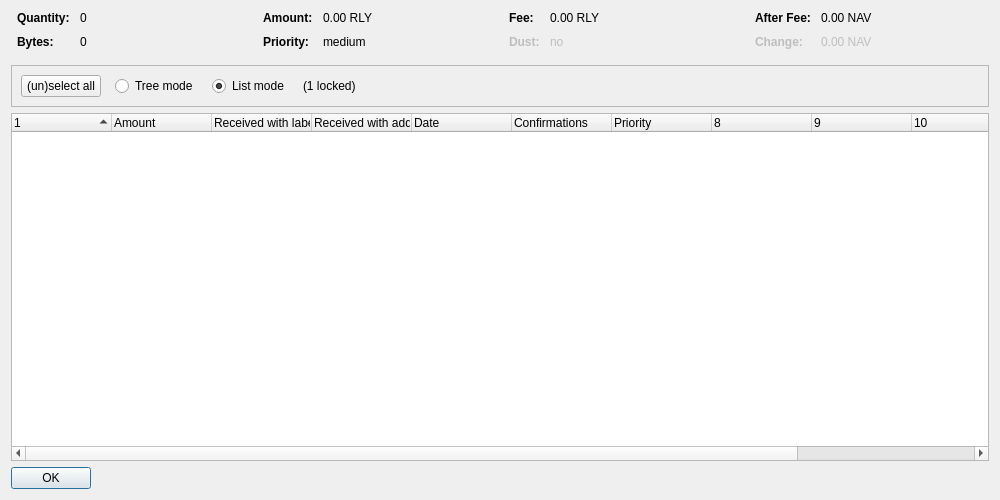
<?xml version="1.0" encoding="UTF-8"?>
<ui version="4.0">
 <class>CoinControlDialog</class>
 <widget class="QDialog" name="CoinControlDialog">
  <property name="geometry">
   <rect>
    <x>0</x>
    <y>0</y>
    <width>1000</width>
    <height>500</height>
   </rect>
  </property>
  <property name="windowTitle">
   <string>Coin Selection</string>
  </property>
  <property name="styleSheet">
   <string notr="true"/>
  </property>
  <layout class="QVBoxLayout" name="verticalLayout">
   <item>
    <layout class="QHBoxLayout" name="horizontalLayoutTop" stretch="0,0,0,0">
     <property name="topMargin">
      <number>0</number>
     </property>
     <property name="bottomMargin">
      <number>10</number>
     </property>
     <item>
      <layout class="QFormLayout" name="formLayoutCoinControl1">
       <property name="horizontalSpacing">
        <number>10</number>
       </property>
       <property name="verticalSpacing">
        <number>10</number>
       </property>
       <property name="leftMargin">
        <number>6</number>
       </property>
       <property name="rightMargin">
        <number>6</number>
       </property>
       <item row="0" column="0">
        <widget class="QLabel" name="labelCoinControlQuantityText">
         <property name="font">
          <font>
           <weight>75</weight>
           <bold>true</bold>
          </font>
         </property>
         <property name="text">
          <string>Quantity:</string>
         </property>
        </widget>
       </item>
       <item row="0" column="1">
        <widget class="QLabel" name="labelCoinControlQuantity">
         <property name="cursor">
          <cursorShape>IBeamCursor</cursorShape>
         </property>
         <property name="contextMenuPolicy">
          <enum>Qt::ActionsContextMenu</enum>
         </property>
         <property name="text">
          <string notr="true">0</string>
         </property>
         <property name="textInteractionFlags">
          <set>Qt::LinksAccessibleByMouse|Qt::TextSelectableByKeyboard|Qt::TextSelectableByMouse</set>
         </property>
        </widget>
       </item>
       <item row="1" column="0">
        <widget class="QLabel" name="labelCoinControlBytesText">
         <property name="font">
          <font>
           <weight>75</weight>
           <bold>true</bold>
          </font>
         </property>
         <property name="text">
          <string>Bytes:</string>
         </property>
        </widget>
       </item>
       <item row="1" column="1">
        <widget class="QLabel" name="labelCoinControlBytes">
         <property name="cursor">
          <cursorShape>IBeamCursor</cursorShape>
         </property>
         <property name="contextMenuPolicy">
          <enum>Qt::ActionsContextMenu</enum>
         </property>
         <property name="text">
          <string notr="true">0</string>
         </property>
         <property name="textInteractionFlags">
          <set>Qt::LinksAccessibleByMouse|Qt::TextSelectableByKeyboard|Qt::TextSelectableByMouse</set>
         </property>
        </widget>
       </item>
      </layout>
     </item>
     <item>
      <layout class="QFormLayout" name="formLayoutCoinControl2">
       <property name="horizontalSpacing">
        <number>10</number>
       </property>
       <property name="verticalSpacing">
        <number>10</number>
       </property>
       <property name="leftMargin">
        <number>6</number>
       </property>
       <property name="rightMargin">
        <number>6</number>
       </property>
       <item row="0" column="0">
        <widget class="QLabel" name="labelCoinControlAmountText">
         <property name="font">
          <font>
           <weight>75</weight>
           <bold>true</bold>
          </font>
         </property>
         <property name="text">
          <string>Amount:</string>
         </property>
        </widget>
       </item>
       <item row="0" column="1">
        <widget class="QLabel" name="labelCoinControlAmount">
         <property name="cursor">
          <cursorShape>IBeamCursor</cursorShape>
         </property>
         <property name="contextMenuPolicy">
          <enum>Qt::ActionsContextMenu</enum>
         </property>
         <property name="text">
          <string notr="true">0.00 RLY</string>
         </property>
         <property name="textInteractionFlags">
          <set>Qt::LinksAccessibleByMouse|Qt::TextSelectableByKeyboard|Qt::TextSelectableByMouse</set>
         </property>
        </widget>
       </item>
       <item row="1" column="0">
        <widget class="QLabel" name="labelCoinControlPriorityText">
         <property name="font">
          <font>
           <weight>75</weight>
           <bold>true</bold>
          </font>
         </property>
         <property name="text">
          <string>Priority:</string>
         </property>
        </widget>
       </item>
       <item row="1" column="1">
        <widget class="QLabel" name="labelCoinControlPriority">
         <property name="cursor">
          <cursorShape>IBeamCursor</cursorShape>
         </property>
         <property name="contextMenuPolicy">
          <enum>Qt::ActionsContextMenu</enum>
         </property>
         <property name="text">
          <string notr="true">medium</string>
         </property>
         <property name="textInteractionFlags">
          <set>Qt::LinksAccessibleByMouse|Qt::TextSelectableByKeyboard|Qt::TextSelectableByMouse</set>
         </property>
        </widget>
       </item>
      </layout>
     </item>
     <item>
      <layout class="QFormLayout" name="formLayoutCoinControl3">
       <property name="horizontalSpacing">
        <number>10</number>
       </property>
       <property name="verticalSpacing">
        <number>10</number>
       </property>
       <property name="leftMargin">
        <number>6</number>
       </property>
       <property name="rightMargin">
        <number>6</number>
       </property>
       <item row="0" column="0">
        <widget class="QLabel" name="labelCoinControlFeeText">
         <property name="font">
          <font>
           <weight>75</weight>
           <bold>true</bold>
          </font>
         </property>
         <property name="text">
          <string>Fee:</string>
         </property>
        </widget>
       </item>
       <item row="0" column="1">
        <widget class="QLabel" name="labelCoinControlFee">
         <property name="cursor">
          <cursorShape>IBeamCursor</cursorShape>
         </property>
         <property name="contextMenuPolicy">
          <enum>Qt::ActionsContextMenu</enum>
         </property>
         <property name="text">
          <string notr="true">0.00 RLY</string>
         </property>
         <property name="textInteractionFlags">
          <set>Qt::LinksAccessibleByMouse|Qt::TextSelectableByKeyboard|Qt::TextSelectableByMouse</set>
         </property>
        </widget>
       </item>
       <item row="1" column="0">
        <widget class="QLabel" name="labelCoinControlLowOutputText">
         <property name="enabled">
          <bool>false</bool>
         </property>
         <property name="font">
          <font>
           <weight>75</weight>
           <bold>true</bold>
          </font>
         </property>
         <property name="text">
          <string>Dust:</string>
         </property>
        </widget>
       </item>
       <item row="1" column="1">
        <widget class="QLabel" name="labelCoinControlLowOutput">
         <property name="enabled">
          <bool>false</bool>
         </property>
         <property name="cursor">
          <cursorShape>IBeamCursor</cursorShape>
         </property>
         <property name="contextMenuPolicy">
          <enum>Qt::ActionsContextMenu</enum>
         </property>
         <property name="text">
          <string notr="true">no</string>
         </property>
         <property name="textInteractionFlags">
          <set>Qt::LinksAccessibleByMouse|Qt::TextSelectableByKeyboard|Qt::TextSelectableByMouse</set>
         </property>
        </widget>
       </item>
      </layout>
     </item>
     <item>
      <layout class="QFormLayout" name="formLayoutCoinControl4">
       <property name="horizontalSpacing">
        <number>10</number>
       </property>
       <property name="verticalSpacing">
        <number>10</number>
       </property>
       <property name="leftMargin">
        <number>6</number>
       </property>
       <property name="rightMargin">
        <number>6</number>
       </property>
       <item row="0" column="0">
        <widget class="QLabel" name="labelCoinControlAfterFeeText">
         <property name="font">
          <font>
           <weight>75</weight>
           <bold>true</bold>
          </font>
         </property>
         <property name="text">
          <string>After Fee:</string>
         </property>
        </widget>
       </item>
       <item row="0" column="1">
        <widget class="QLabel" name="labelCoinControlAfterFee">
         <property name="cursor">
          <cursorShape>IBeamCursor</cursorShape>
         </property>
         <property name="contextMenuPolicy">
          <enum>Qt::ActionsContextMenu</enum>
         </property>
         <property name="text">
          <string notr="true">0.00 NAV</string>
         </property>
         <property name="textInteractionFlags">
          <set>Qt::LinksAccessibleByMouse|Qt::TextSelectableByKeyboard|Qt::TextSelectableByMouse</set>
         </property>
        </widget>
       </item>
       <item row="1" column="0">
        <widget class="QLabel" name="labelCoinControlChangeText">
         <property name="enabled">
          <bool>false</bool>
         </property>
         <property name="font">
          <font>
           <weight>75</weight>
           <bold>true</bold>
          </font>
         </property>
         <property name="text">
          <string>Change:</string>
         </property>
        </widget>
       </item>
       <item row="1" column="1">
        <widget class="QLabel" name="labelCoinControlChange">
         <property name="enabled">
          <bool>false</bool>
         </property>
         <property name="cursor">
          <cursorShape>IBeamCursor</cursorShape>
         </property>
         <property name="contextMenuPolicy">
          <enum>Qt::ActionsContextMenu</enum>
         </property>
         <property name="text">
          <string notr="true">0.00 NAV</string>
         </property>
         <property name="textInteractionFlags">
          <set>Qt::LinksAccessibleByMouse|Qt::TextSelectableByKeyboard|Qt::TextSelectableByMouse</set>
         </property>
        </widget>
       </item>
      </layout>
     </item>
    </layout>
   </item>
   <item>
    <widget class="QFrame" name="frame">
     <property name="minimumSize">
      <size>
       <width>0</width>
       <height>40</height>
      </size>
     </property>
     <property name="frameShape">
      <enum>QFrame::StyledPanel</enum>
     </property>
     <property name="frameShadow">
      <enum>QFrame::Sunken</enum>
     </property>
     <layout class="QHBoxLayout" name="horizontalLayout">
      <item>
       <layout class="QHBoxLayout" name="horizontalLayoutPanel" stretch="0,0,0,0,0">
        <property name="spacing">
         <number>14</number>
        </property>
        <item>
         <widget class="QPushButton" name="pushButtonSelectAll">
          <property name="sizePolicy">
           <sizepolicy hsizetype="Maximum" vsizetype="Fixed">
            <horstretch>0</horstretch>
            <verstretch>0</verstretch>
           </sizepolicy>
          </property>
          <property name="styleSheet">
           <string notr="true"/>
          </property>
          <property name="text">
           <string>(un)select all</string>
          </property>
          <property name="autoDefault">
           <bool>false</bool>
          </property>
         </widget>
        </item>
        <item>
         <widget class="QRadioButton" name="radioTreeMode">
          <property name="sizePolicy">
           <sizepolicy hsizetype="Maximum" vsizetype="Fixed">
            <horstretch>0</horstretch>
            <verstretch>0</verstretch>
           </sizepolicy>
          </property>
          <property name="text">
           <string>Tree mode</string>
          </property>
         </widget>
        </item>
        <item>
         <widget class="QRadioButton" name="radioListMode">
          <property name="sizePolicy">
           <sizepolicy hsizetype="Maximum" vsizetype="Fixed">
            <horstretch>0</horstretch>
            <verstretch>0</verstretch>
           </sizepolicy>
          </property>
          <property name="text">
           <string>List mode</string>
          </property>
          <property name="checked">
           <bool>true</bool>
          </property>
         </widget>
        </item>
        <item>
         <widget class="QLabel" name="labelLocked">
          <property name="text">
           <string notr="true">(1 locked)</string>
          </property>
         </widget>
        </item>
        <item>
         <spacer name="horizontalSpacer">
          <property name="orientation">
           <enum>Qt::Horizontal</enum>
          </property>
          <property name="sizeHint" stdset="0">
           <size>
            <width>40</width>
            <height>20</height>
           </size>
          </property>
         </spacer>
        </item>
       </layout>
      </item>
     </layout>
    </widget>
   </item>
   <item>
    <widget class="CoinControlTreeWidget" name="treeWidget">
     <property name="contextMenuPolicy">
      <enum>Qt::CustomContextMenu</enum>
     </property>
     <property name="styleSheet">
      <string notr="true"/>
     </property>
     <property name="sortingEnabled">
      <bool>false</bool>
     </property>
     <property name="columnCount">
      <number>12</number>
     </property>
     <attribute name="headerShowSortIndicator" stdset="0">
      <bool>true</bool>
     </attribute>
     <attribute name="headerStretchLastSection">
      <bool>false</bool>
     </attribute>
     <column>
      <property name="text">
       <string/>
      </property>
     </column>
     <column>
      <property name="text">
       <string>Amount</string>
      </property>
     </column>
     <column>
      <property name="text">
       <string>Received with label</string>
      </property>
     </column>
     <column>
      <property name="text">
       <string>Received with address</string>
      </property>
     </column>
     <column>
      <property name="text">
       <string>Date</string>
      </property>
     </column>
     <column>
      <property name="text">
       <string>Confirmations</string>
      </property>
      <property name="toolTip">
       <string>Confirmed</string>
      </property>
     </column>
     <column>
      <property name="text">
       <string>Priority</string>
      </property>
     </column>
     <column>
      <property name="text">
       <string/>
      </property>
     </column>
     <column>
      <property name="text">
       <string/>
      </property>
     </column>
     <column>
      <property name="text">
       <string/>
      </property>
     </column>
     <column>
      <property name="text">
       <string/>
      </property>
     </column>
     <column>
      <property name="text">
       <string/>
      </property>
     </column>
    </widget>
   </item>
   <item>
    <widget class="QDialogButtonBox" name="buttonBox">
     <property name="sizePolicy">
      <sizepolicy hsizetype="Maximum" vsizetype="Fixed">
       <horstretch>0</horstretch>
       <verstretch>0</verstretch>
      </sizepolicy>
     </property>
     <property name="styleSheet">
      <string notr="true"/>
     </property>
     <property name="orientation">
      <enum>Qt::Horizontal</enum>
     </property>
     <property name="standardButtons">
      <set>QDialogButtonBox::Ok</set>
     </property>
    </widget>
   </item>
  </layout>
 </widget>
 <customwidgets>
  <customwidget>
   <class>CoinControlTreeWidget</class>
   <extends>QTreeWidget</extends>
   <header>coincontroltreewidget.h</header>
  </customwidget>
 </customwidgets>
 <resources/>
 <connections/>
</ui>
